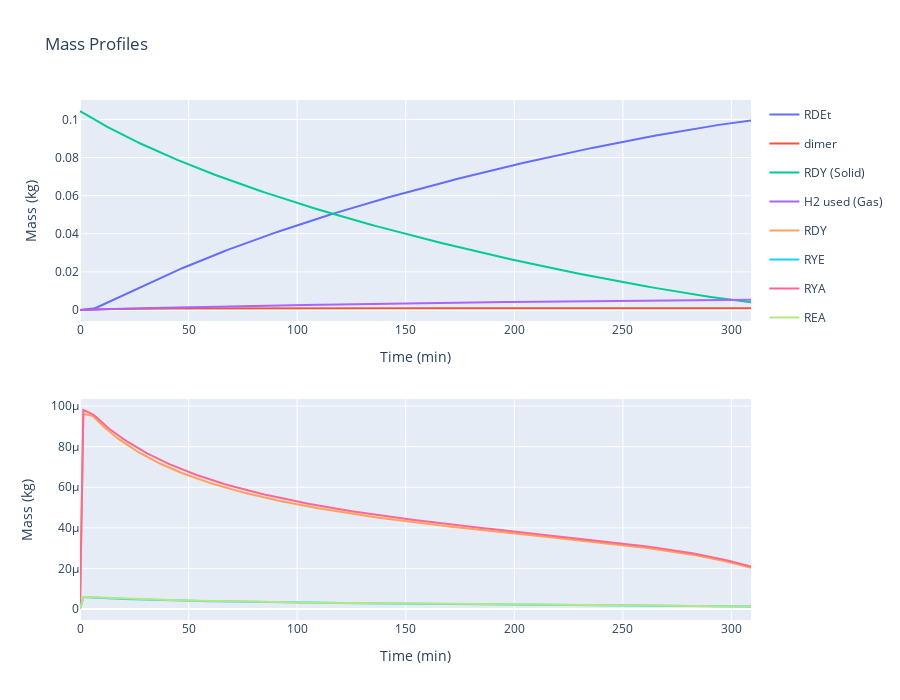

The notebook cell this image was saved under:
### Code cell
# model simulation and concentration profile plot
operation_params = [
    ({"param": "Initial_Mass_Solid", "solid": "Solid_Feedstock", "species": "RDY"}, 0.10444),
    ({"param": "Temperature"}, 20),
    ({"param": "Pressure"},     4),
    ({"param": "Agitation"}, 1200),
    ({"param": "Batch_Time"}, 309),
]
hydrogenation.plot_simulation_profiles(operation_params)

### Figure 1 — Plotly figure (JSON) as saved in the notebook; plotly's stock layout.template omitted (floating-point values rounded to 4 significant figures; data arrays with more than 128 entries replaced by an {"elided": "..."} marker saying what was removed)
{"data": [{"hovertemplate": "Species=RDEt<br>Time (min)=%{x}<br>Mass (kg)=%{y}<extra></extra>", "legendgroup": "RDEt", "line": {"color": "#636efa", "dash": "solid"}, "marker": {"symbol": "circle"}, "mode": "lines", "name": "RDEt", "orientation": "v", "showlegend": true, "type": "scatter", "x": {"elided": "201 float values"}, "xaxis": "x", "y": {"elided": "201 float values"}, "yaxis": "y"}, {"hovertemplate": "Species=dimer<br>Time (min)=%{x}<br>Mass (kg)=%{y}<extra></extra>", "legendgroup": "dimer", "line": {"color": "#EF553B", "dash": "solid"}, "marker": {"symbol": "circle"}, "mode": "lines", "name": "dimer", "orientation": "v", "showlegend": true, "type": "scatter", "x": {"elided": "201 float values"}, "xaxis": "x", "y": {"elided": "201 float values"}, "yaxis": "y"}, {"hovertemplate": "Species=RDY (Solid)<br>Time (min)=%{x}<br>Mass (kg)=%{y}<extra></extra>", "legendgroup": "RDY (Solid)", "line": {"color": "#00cc96", "dash": "solid"}, "marker": {"symbol": "circle"}, "mode": "lines", "name": "RDY (Solid)", "orientation": "v", "showlegend": true, "type": "scatter", "x": {"elided": "201 float values"}, "xaxis": "x", "y": {"elided": "201 float values"}, "yaxis": "y"}, {"hovertemplate": "Species=H2 used (Gas)<br>Time (min)=%{x}<br>Mass (kg)=%{y}<extra></extra>", "legendgroup": "H2 used (Gas)", "line": {"color": "#ab63fa", "dash": "solid"}, "marker": {"symbol": "circle"}, "mode": "lines", "name": "H2 used (Gas)", "orientation": "v", "showlegend": true, "type": "scatter", "x": {"elided": "201 float values"}, "xaxis": "x", "y": {"elided": "201 float values"}, "yaxis": "y"}, {"hovertemplate": "Species=RDY<br>Time (min)=%{x}<br>Mass (kg)=%{y}<extra></extra>", "legendgroup": "RDY", "line": {"color": "#FFA15A", "dash": "solid"}, "marker": {"symbol": "circle"}, "mode": "lines", "name": "RDY", "orientation": "v", "showlegend": true, "type": "scatter", "x": {"elided": "201 float values"}, "xaxis": "x2", "y": {"elided": "201 float values"}, "yaxis": "y2"}, {"hovertemplate": "Species=RYE<br>Time (min)=%{x}<br>Mass (kg)=%{y}<extra></extra>", "legendgroup": "RYE", "line": {"color": "#19D3F3", "dash": "solid"}, "marker": {"symbol": "circle"}, "mode": "lines", "name": "RYE", "orientation": "v", "showlegend": true, "type": "scatter", "x": {"elided": "201 float values"}, "xaxis": "x2", "y": {"elided": "201 float values"}, "yaxis": "y2"}, {"hovertemplate": "Species=RYA<br>Time (min)=%{x}<br>Mass (kg)=%{y}<extra></extra>", "legendgroup": "RYA", "line": {"color": "#FF6692", "dash": "solid"}, "marker": {"symbol": "circle"}, "mode": "lines", "name": "RYA", "orientation": "v", "showlegend": true, "type": "scatter", "x": {"elided": "201 float values"}, "xaxis": "x2", "y": {"elided": "201 float values"}, "yaxis": "y2"}, {"hovertemplate": "Species=REA<br>Time (min)=%{x}<br>Mass (kg)=%{y}<extra></extra>", "legendgroup": "REA", "line": {"color": "#B6E880", "dash": "solid"}, "marker": {"symbol": "circle"}, "mode": "lines", "name": "REA", "orientation": "v", "showlegend": true, "type": "scatter", "x": {"elided": "201 float values"}, "xaxis": "x2", "y": {"elided": "201 float values"}, "yaxis": "y2"}], "layout": {"height": 700, "title": {"text": "Mass Profiles"}, "width": 900, "xaxis": {"anchor": "y", "domain": [0, 1], "title": {"text": "Time (min)"}}, "xaxis2": {"anchor": "y2", "domain": [0, 1], "title": {"text": "Time (min)"}}, "yaxis": {"anchor": "x", "domain": [0.575, 1], "title": {"text": "Mass (kg)"}}, "yaxis2": {"anchor": "x2", "domain": [0, 0.425], "title": {"text": "Mass (kg)"}}}}
